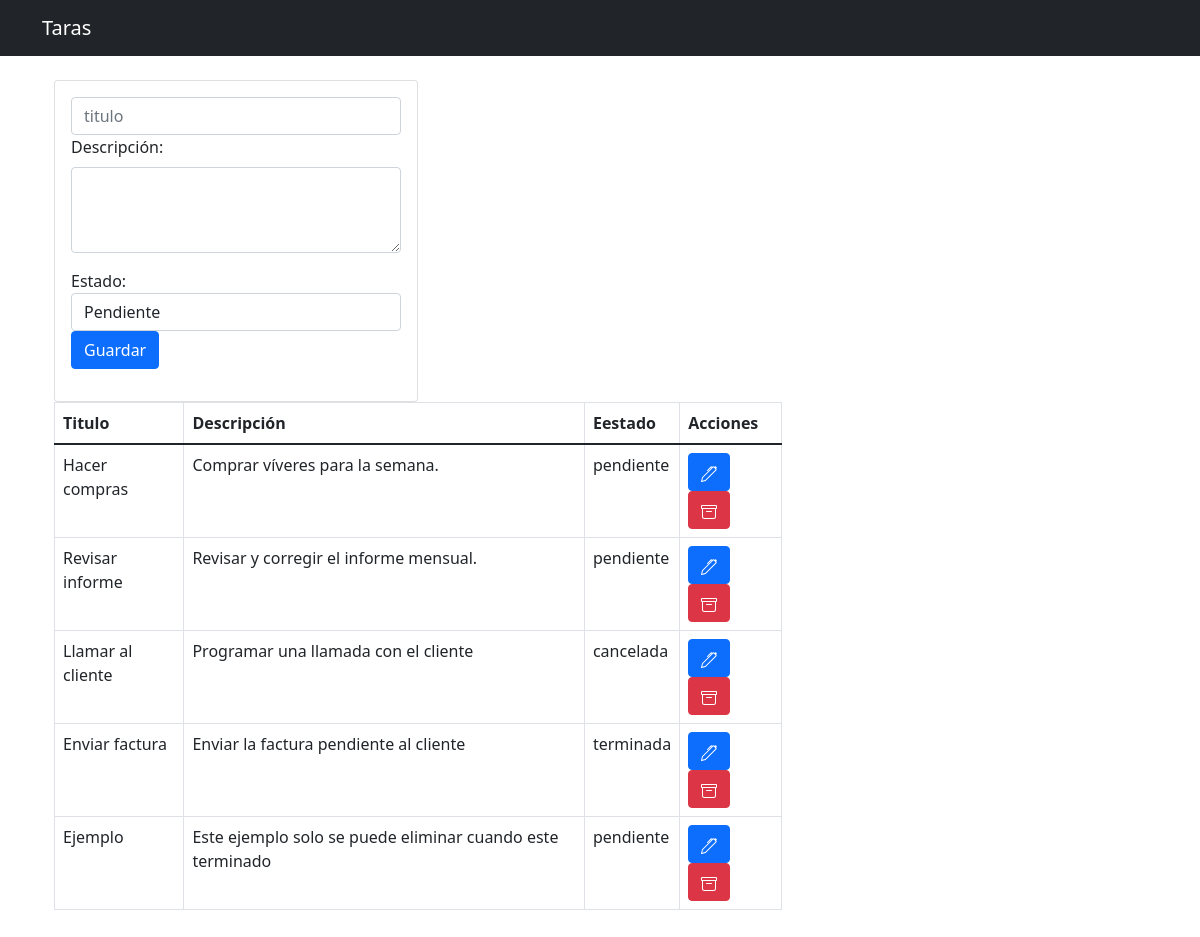
The page / on the database its author committed.
### tables this page shows
CREATE TABLE `tareas` (
  `id` int(11) NOT NULL,
  `titulo` varchar(255) NOT NULL,
  `descripcion` text DEFAULT NULL,
  `estado` enum('pendiente','cancelada','terminada') NOT NULL
);

### index.php (the view, shortened to what this page needs)
<?php include("db_connection.php") ?>
<?php include("includes/header.php") ?>
<div class="container p-4">
<div class="col-md-4">
        <div class="card card-body">
            <form action="insert.php" method="POST">
                <div class="form-group" class="mb-3">
                    <input type="text" name="titulo" class="form-control" placeholder="titulo" autofocus>
                </div>
                <div class="mb-3">
                <label for="descripcion" class="form-label">Descripción:</label>
                    <textarea id="descripcion" name="descripcion" rows="3" class="form-control" required></textarea>
                </div>
                <div class="mb-3">
                <label for="estado">Estado:</label>
                <select id="estado" name="estado" class="form-control">
                    <option value="pendiente" selected>Pendiente</option>
                </div>
                <div>
                    <input type="submit" class="btn btn-primary btn-block" name="insert" value="Guardar">
                </div>
            </form>
        </div>
    </div>
    <div class="col-md-8">
        <table class="table table-bordered">
            <thead>
                <tr>
                    <th>Titulo</th>
                    <th>Descripción</th>
                    <th>Eestado</th>
                    <th>Acciones</th>
                </tr>
            </thead>
            <tbody>
                <?php
                $query = "SELECT * FROM tareas";
                $result_tarea = mysqli_query($conn, $query);
                while($row = mysqli_fetch_array($result_tarea)){ ?>
                    <tr>
                        <td><?php echo $row['titulo'] ?></td>
                        <td><?php echo $row['descripcion'] ?></td>
                        <td><?php echo $row['estado'] ?></td>
                        <td>
                            <a href="edit.php?id=<?php echo $row['id']?>" class="btn btn-primary">
                            </a>
                            <a href="delete.php?id=<?php echo $row['id']?>" class="btn btn-danger" value="Delete">
                            </a>
                        </td>
                    </tr>
                <?php } ?>
            </tbody>
        </table>
    </div>
</div>
<?php include("includes/footer.php") ?>

### includes/header.php (shortened to what this page needs)
<!doctype html>
<html lang="en">
  <head>
    <link href="https://cdn.jsdelivr.net/npm/bootstrap@5.1.3/dist/css/bootstrap.min.css" rel="stylesheet">
  </head>
  <body>
  <nav class="navbar navbar-dark bg-dark">
    <div class="container">
        <a href="index.php" class="navbar-brand">Taras</a>
    </div>
  </nav>

### includes/footer.php (shortened to what this page needs)
  </body>
</html>

### rows shown on the page
tareas: titulo "Hacer compras", descripcion "Comprar víveres para la semana.", estado "pendiente"
tareas: titulo "Revisar informe", descripcion "Revisar y corregir el informe mensual.", estado "pendiente"
tareas: titulo "Llamar al cliente", descripcion "Programar una llamada con el cliente", estado "cancelada"
tareas: titulo "Enviar factura", descripcion "Enviar la factura pendiente al cliente", estado "terminada"
tareas: titulo "Ejemplo", descripcion "Este ejemplo solo se puede eliminar cuando este terminado", estado "pendiente"
